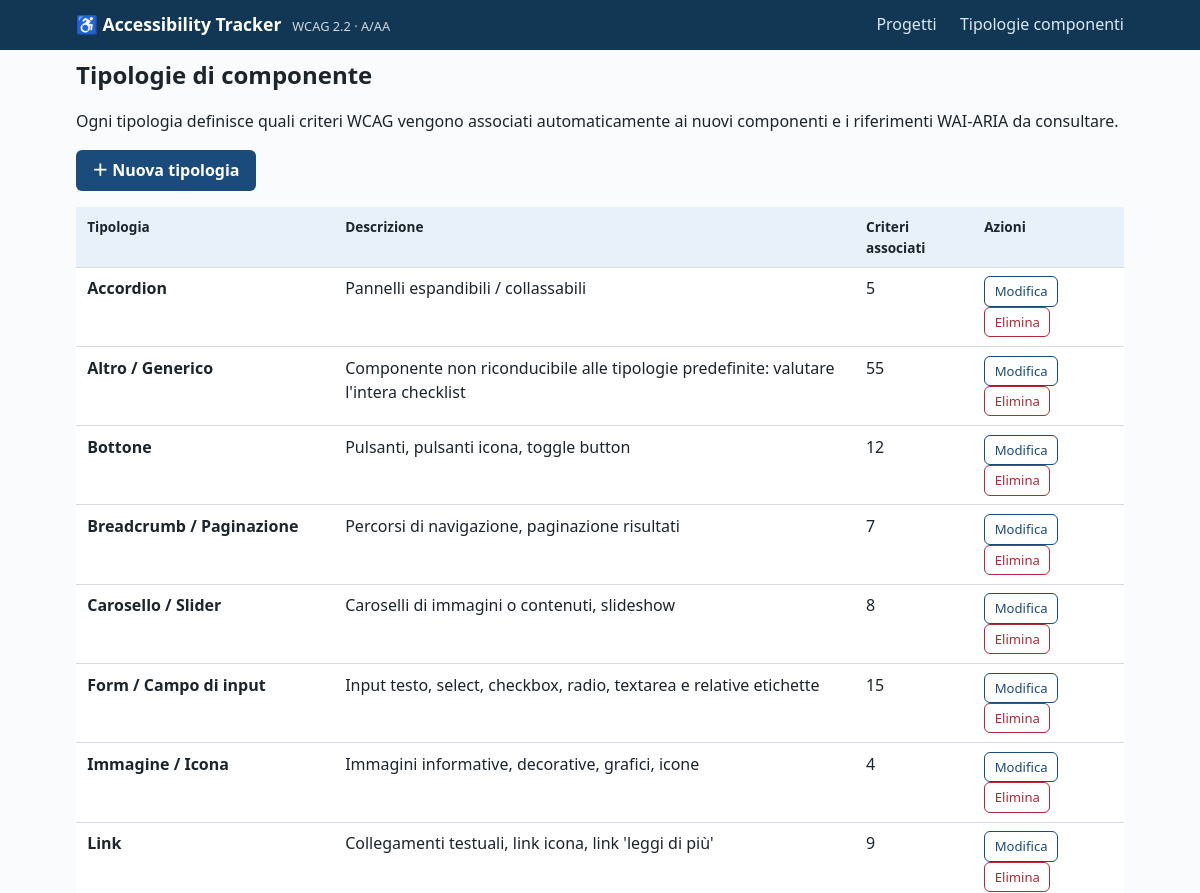
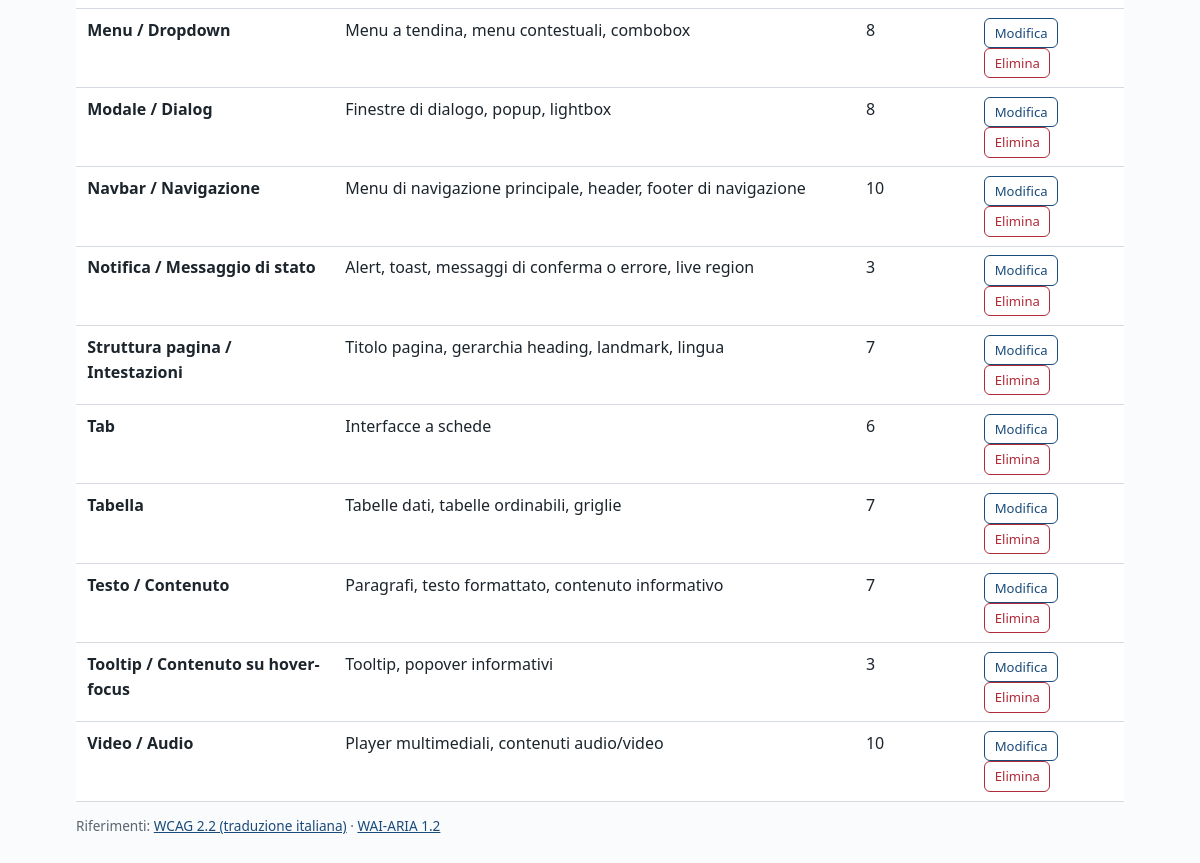
The app's page /tipologie with its own data (2 pictures, top to bottom).
### tables this page shows
CREATE TABLE component_types (
    id INTEGER PRIMARY KEY AUTOINCREMENT,
    name TEXT UNIQUE NOT NULL,
    description TEXT DEFAULT '',
    aria_notes TEXT DEFAULT ''
);

### app.py (the view)
@app.route("/tipologie")
def types_list():
    db = get_db()
    types = db.execute("""
        SELECT t.*, (SELECT COUNT(*) FROM component_type_criteria x
                     WHERE x.component_type_id = t.id) AS n_criteri
        FROM component_types t ORDER BY t.name""").fetchall()
    db.close()
    return render_template("tipologie.html", types=types)

### app.py (called while the page is built)
@app.context_processor
def inject_globals():
    return {"STATUS_LABELS": STATUS_LABELS, "WORK_LABELS": WORK_LABELS,
            "PROJECT_STATUSES": PROJECT_STATUSES, "WCAG_BASE_URL": WCAG_BASE_URL}

### database.py (called while the page is built)
def get_db():
    conn = sqlite3.connect(DB_PATH)
    conn.row_factory = sqlite3.Row
    conn.execute("PRAGMA foreign_keys = ON")
    return conn

### templates/tipologie.html (shortened to what this page needs)
{% extends "base.html" %}
{% block content %}
<h1>Tipologie di componente</h1>
<p>Ogni tipologia definisce quali criteri WCAG vengono associati automaticamente ai nuovi componenti e i riferimenti WAI-ARIA da consultare.</p>
<p><a class="btn" href="{{ url_for('type_form') }}">＋ Nuova tipologia</a></p>
<table>
  <thead>
    <tr><th scope="col">Tipologia</th><th scope="col">Descrizione</th>
        <th scope="col">Criteri associati</th><th scope="col">Azioni</th></tr>
  </thead>
  <tbody>
    {% for t in types %}
    <tr>
      <td><strong>{{ t.name }}</strong></td>
      <td>{{ t.description }}</td>
      <td>{{ t.n_criteri }}</td>
      <td>
        <a class="btn btn-secondary btn-sm" href="{{ url_for('type_form', type_id=t.id) }}">Modifica</a>
        <form class="inline" method="post" action="{{ url_for('delete_type', type_id=t.id) }}"
              onsubmit="return confirm('Eliminare la tipologia «{{ t.name }}»?')">
          <button type="submit" class="btn-danger btn-sm">Elimina</button>
        </form>
      </td>
    </tr>
    {% endfor %}
  </tbody>
</table>
{% endblock %}

### templates/base.html (shortened to what this page needs)
<!DOCTYPE html>
<html lang="it">
<head>
<link rel="stylesheet" href="{{ url_for('static', filename='style.css') }}">
</head>
<body>
<header class="topbar">
  <div class="container topbar-inner">
    <a href="{{ url_for('index') }}" class="brand">♿ Accessibility Tracker <span class="brand-sub">WCAG 2.2 · A/AA</span></a>
    <nav aria-label="Navigazione principale">
      <a href="{{ url_for('index') }}">Progetti</a>
      <a href="{{ url_for('types_list') }}">Tipologie componenti</a>
    </nav>
  </div>
</header>
<main id="main" class="container">
  {% block content %}{% endblock %}
</main>
<footer class="container footer">
  <p>Riferimenti: <a href="https://www.w3.org/Translations/WCAG22-it/" target="_blank" rel="noopener">WCAG 2.2 (traduzione italiana)</a> ·
  <a href="https://www.w3.org/TR/wai-aria/" target="_blank" rel="noopener">WAI-ARIA 1.2</a></p>
</footer>
</body>
</html>

### static/style.css (style rules this page uses)
:root { --blu: #1a4b7a; --blu-scuro: #123754; --azzurro: #e8f1f9; --verde: #1e7e34; --verde-bg: #e6f4ea; --rosso: #b02a37; --rosso-bg: #fdeaea; --giallo: #8a6d00; --giallo-bg: #fff8e1; --grigio: #5a6570; --grigio-bg: #f0f2f4; --bordo: #d4dae0; --testo: #1c242c; --bg: #fafbfc; }
* { box-sizing: border-box; }
body { margin: 0; font-family: system-ui, -apple-system, "Segoe UI", sans-serif; color: var(--testo); background: var(--bg); line-height: 1.55; }
.container { max-width: 1080px; margin: 0 auto; padding: 0 1rem; }
a { color: var(--blu); }
.topbar { background: var(--blu-scuro); }
.topbar-inner { display: flex; flex-wrap: wrap; gap: .5rem 1.5rem; align-items: center; justify-content: space-between; padding: .7rem 1rem; }
.brand { color: #fff; text-decoration: none; font-weight: 700; font-size: 1.1rem; }
.brand-sub { font-weight: 400; font-size: .8rem; opacity: .8; margin-left: .4rem; }
.topbar nav a { color: #dbe7f3; text-decoration: none; margin-left: 1.2rem; }
main { padding: 1.5rem 1rem 3rem; }
h1 { font-size: 1.5rem; margin: .4rem 0 1rem; }
table { width: 100%; border-collapse: collapse; background: #fff; }
th, td { text-align: left; padding: .55rem .7rem; border-bottom: 1px solid var(--bordo); vertical-align: top; }
th { background: var(--azzurro); font-size: .85rem; }
button, .btn { display: inline-block; background: var(--blu); color: #fff; border: 0; border-radius: 6px; padding: .5rem 1rem; font: inherit; font-weight: 600; cursor: pointer; text-decoration: none; }
.btn-secondary { background: #fff; color: var(--blu); border: 1px solid var(--blu); }
.btn-danger { background: #fff; color: var(--rosso); border: 1px solid var(--rosso); }
.btn-sm { padding: .25rem .6rem; font-size: .82rem; font-weight: 500; }
.inline { display: inline; }
.footer { color: var(--grigio); font-size: .85rem; padding-bottom: 2rem; }

### records on screen
component_types: name "Accordion", description "Pannelli espandibili / collassabili", n_criteri "5"
component_types: name "Altro / Generico", description "Componente non riconducibile alle tipologie predefinite: valutare l'intera checklist", n_criteri "55"
component_types: name "Bottone", description "Pulsanti, pulsanti icona, toggle button", n_criteri "12"
component_types: name "Breadcrumb / Paginazione", description "Percorsi di navigazione, paginazione risultati", n_criteri "7"
component_types: name "Carosello / Slider", description "Caroselli di immagini o contenuti, slideshow", n_criteri "8"
component_types: name "Form / Campo di input", description "Input testo, select, checkbox, radio, textarea e relative etichette", n_criteri "15"
component_types: name "Immagine / Icona", description "Immagini informative, decorative, grafici, icone", n_criteri "4"
component_types: name "Link", description "Collegamenti testuali, link icona, link 'leggi di più'", n_criteri "9"
component_types: name "Menu / Dropdown", description "Menu a tendina, menu contestuali, combobox", n_criteri "8"
component_types: name "Modale / Dialog", description "Finestre di dialogo, popup, lightbox", n_criteri "8"
component_types: name "Navbar / Navigazione", description "Menu di navigazione principale, header, footer di navigazione", n_criteri "10"
component_types: name "Notifica / Messaggio di stato", description "Alert, toast, messaggi di conferma o errore, live region", n_criteri "3"
component_types: name "Struttura pagina / Intestazioni", description "Titolo pagina, gerarchia heading, landmark, lingua", n_criteri "7"
component_types: name "Tab", description "Interfacce a schede", n_criteri "6"
component_types: name "Tabella", description "Tabelle dati, tabelle ordinabili, griglie", n_criteri "7"
component_types: name "Testo / Contenuto", description "Paragrafi, testo formattato, contenuto informativo", n_criteri "7"
component_types: name "Tooltip / Contenuto su hover-focus", description "Tooltip, popover informativi", n_criteri "3"
component_types: name "Video / Audio", description "Player multimediali, contenuti audio/video", n_criteri "10"
